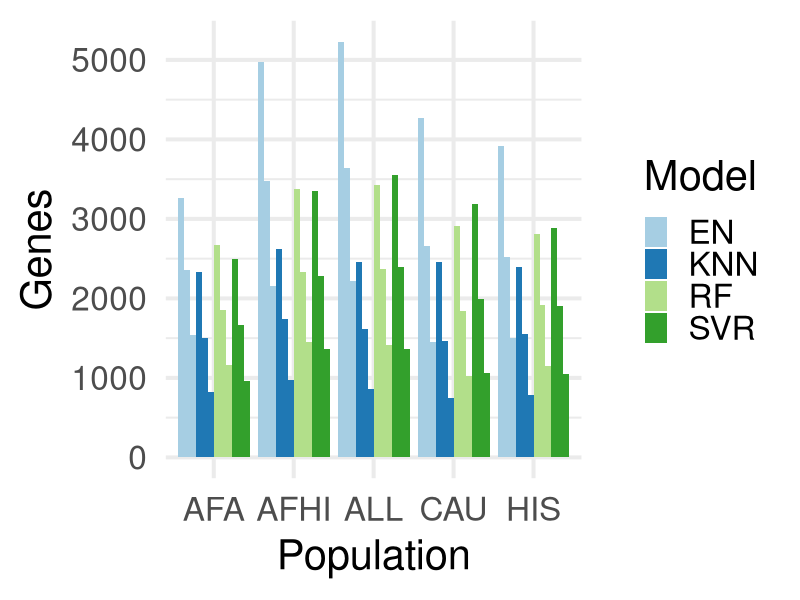
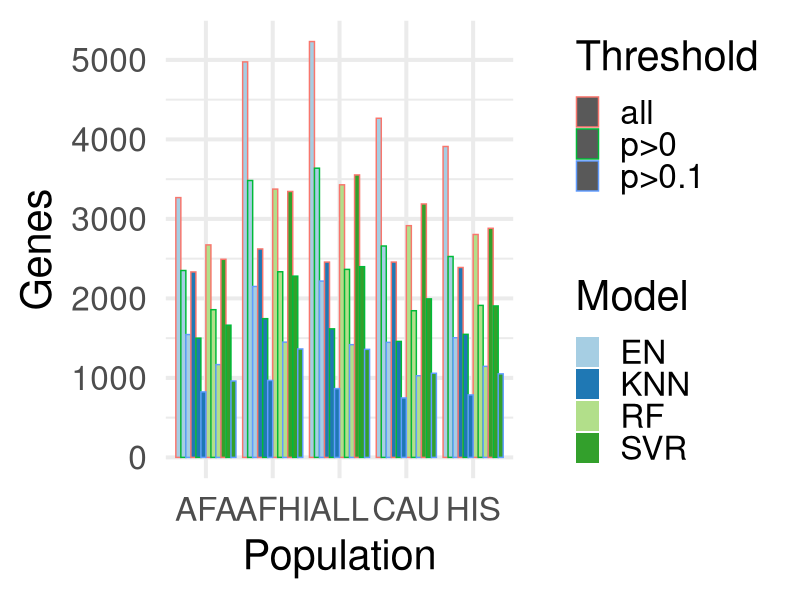
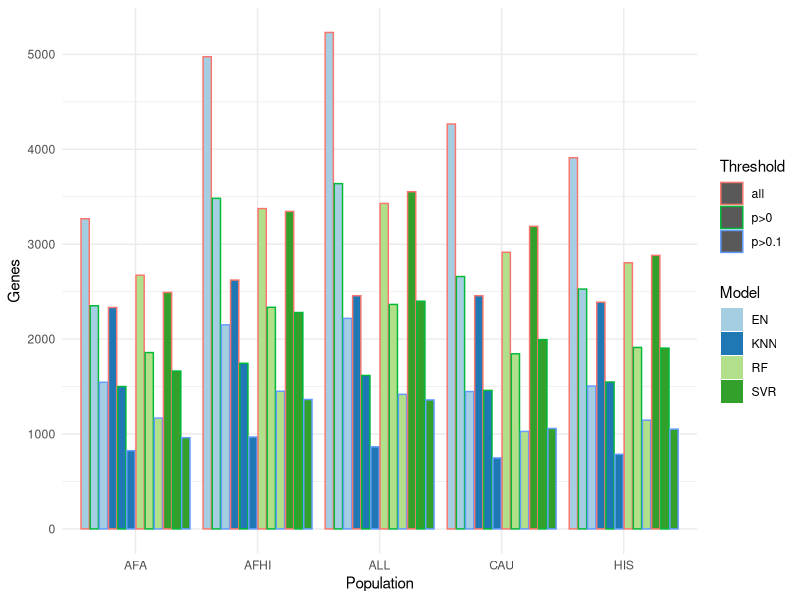
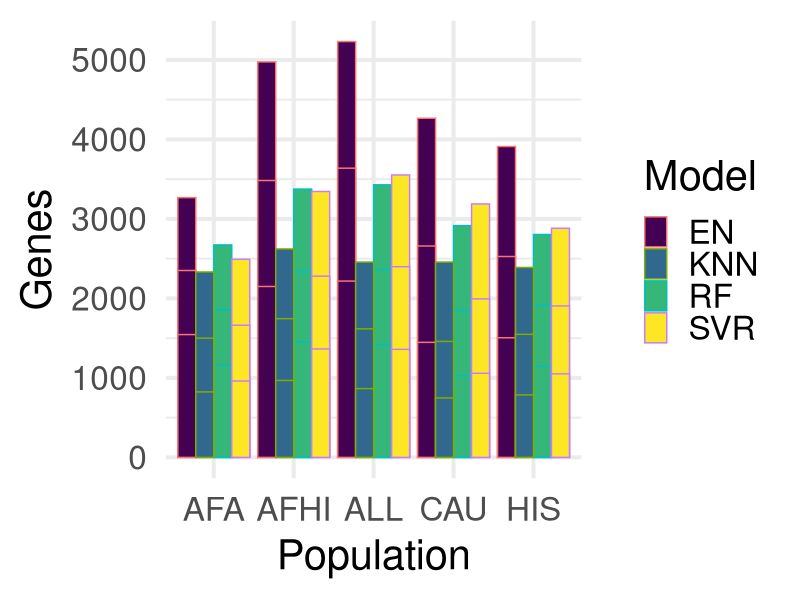
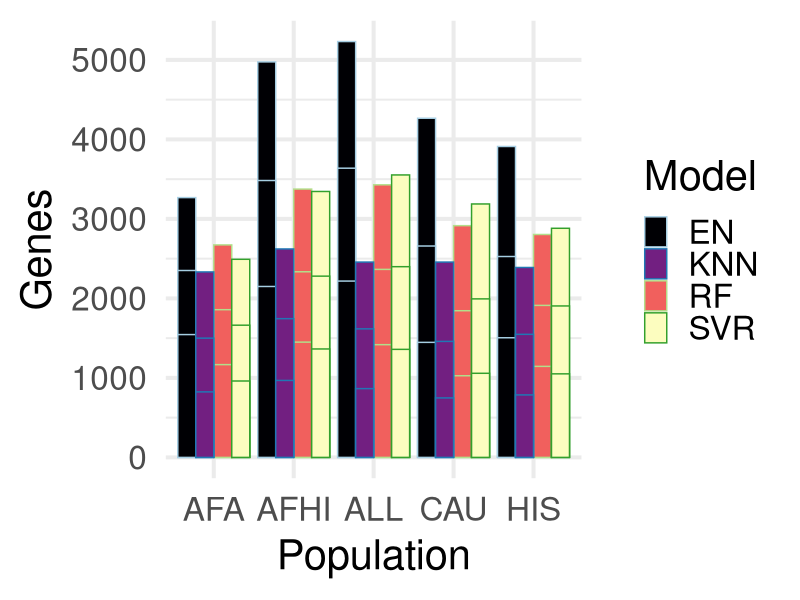
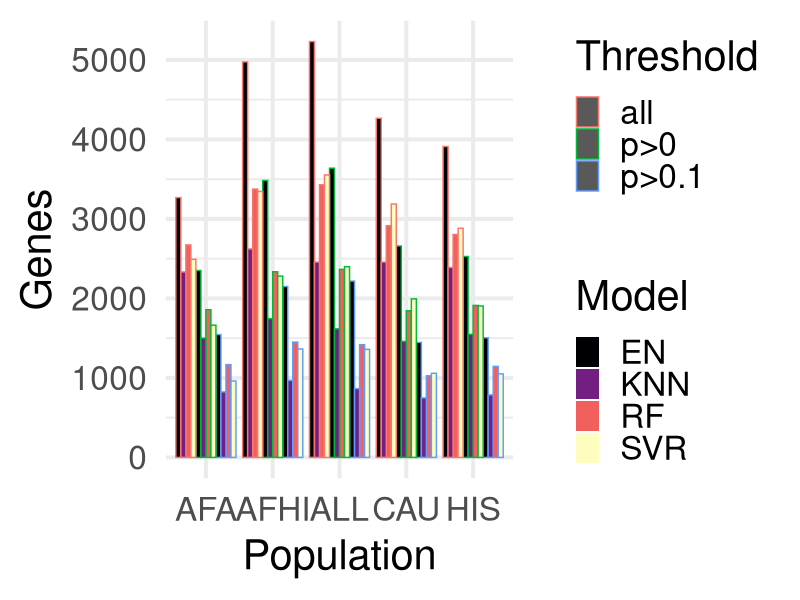
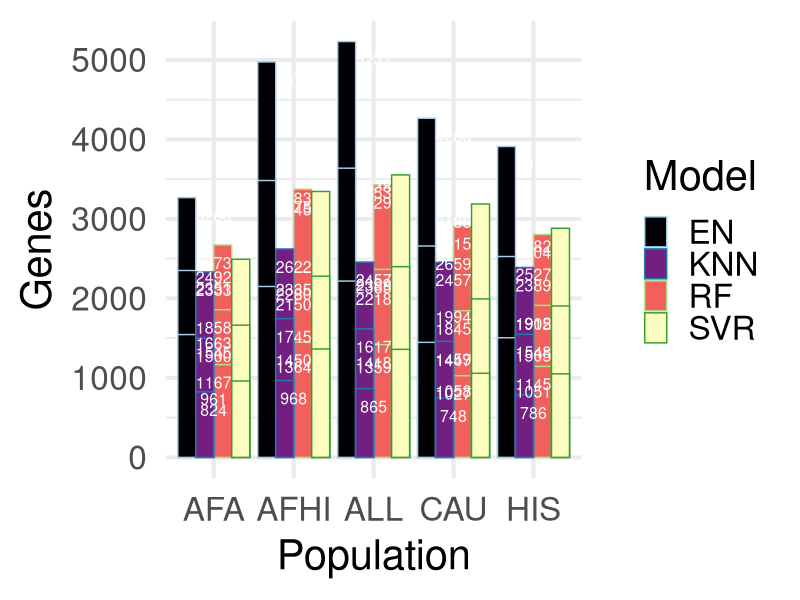
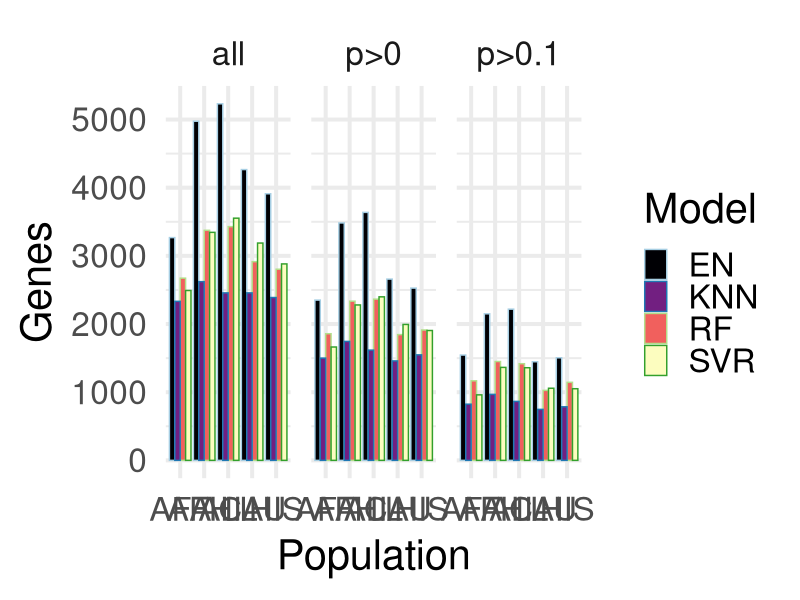

R code for these plots, in order:
model <- c("EN", "EN", "EN", "RF", "RF", "RF", "SVR", "SVR", "SVR", "KNN", "KNN", "KNN")
threshold <- c("all","p>0", "p>0.1")


afa_count <- c(3268, 2351, 1545, 2673, 1858, 1167, 2492, 1663, 961, 2333, 1500, 824)
afa <- data.frame(population=rep("AFA", 12), Model=model, Threshold=rep(threshold, 4), Count=afa_count)

cau_count <- c(4266, 2659, 1447, 2915, 1845, 1027, 3188, 1994, 1058, 2457, 1459, 748)
cau <- data.frame(population=rep("CAU", 12), Model=model, Threshold=rep(threshold, 4), Count=cau_count)

his_count <- c(3911, 2527, 1505, 2804, 1912, 1145, 2882, 1905, 1051, 2389, 1548, 786)
his <- data.frame(population=rep("HIS", 12), Model=model, Threshold=rep(threshold, 4), Count=his_count)

afhi_count <- c(4975, 3483, 2150, 3375, 2335, 1450, 3345, 2280, 1364, 2622, 1745, 968)
afhi <- data.frame(population=rep("AFHI", 12), Model=model, Threshold=rep(threshold, 4), Count=afhi_count)

all_count <- c(5231, 3638, 2218, 3429, 2365, 1418, 3553, 2399, 1359, 2457, 1617, 865)
all <- data.frame(population=rep("ALL", 12), Model=model, Threshold=rep(threshold, 4), Count=all_count)

table2 <- rbind(afa, cau, his, afhi, all)

library(ggplot2)
ggplot(data=table2, aes(x=population, y=Count, fill=Model, shape=Threshold)) +
  geom_bar(stat="identity", position=position_dodge())+
  scale_fill_brewer(palette="Paired")+
  theme_minimal(30) + xlab("Population") + ylab("Genes")

ggplot(data=table2, aes(x=population, y=Count, fill=Model, color=Threshold)) +
  geom_bar(stat="identity", position=position_dodge())+
  scale_fill_brewer(palette="Paired")+
  theme_minimal(30)  + xlab("Population") + ylab("Genes")

ggplot(data=table2, aes(x=population, y=Count, fill=Model, color=Threshold)) +
  geom_bar(stat="identity", position=position_dodge2())+
  scale_fill_brewer(palette="Paired")+
  theme_minimal()  + xlab("Population") + ylab("Genes")

library(viridis)

ggplot(data=table2, aes(x=population, y=Count, color=Model, fill=Model)) +
  geom_bar(stat="identity", position=position_dodge()) +
  scale_fill_brewer(palette="Paired") +
  theme_minimal(30)  + xlab("Population") + ylab("Genes") + scale_fill_viridis(discrete=T)

ggplot(data=table2, aes(x=population, y=Count, colour=Model, fill=Model)) +
  geom_bar(stat="identity", position=position_dodge()) +
  scale_fill_brewer(palette="Paired", aesthetics = "colour") +
  theme_minimal(30)  + xlab("Population") + ylab("Genes") + scale_fill_viridis(discrete=T, option="A")

ggplot(data=table2, aes(x=population, y=Count, colour=Threshold, fill=Model)) +
  geom_bar(stat="identity", position=position_dodge()) +
  scale_fill_brewer(palette="Paired", aesthetics = "fill") +
  theme_minimal(30)  + xlab("Population") + ylab("Genes") + scale_fill_viridis(discrete=T, option="A")


ggplot(data=table2, aes(x=population, y=Count, colour=Model, fill=Model)) +
  geom_bar(stat="identity", position=position_dodge()) +
  scale_fill_brewer(palette="Paired", aesthetics = "colour") +
  theme_minimal(30)  + xlab("Population") + ylab("Genes") + scale_fill_viridis(discrete=T, option="A")+
  geom_text(aes(label=Count), vjust=2, color="white", size=4)


#face wrap

ggplot(data=table2, aes(x=population, y=Count, colour=Model, fill=Model)) +
  geom_bar(stat="identity", position=position_dodge()) +
  scale_fill_brewer(palette="Paired", aesthetics = "colour") +
  theme_minimal(30)  + xlab("Population") + ylab("Genes") + scale_fill_viridis(discrete=T, option="A")+
  facet_wrap(~Threshold)


ggplot(data=table2, aes(x=population, y=Count, colour=Threshold, fill=Threshold)) +
  geom_bar(stat="identity", position=position_dodge()) +
  scale_fill_brewer(palette="Paired", aesthetics = "colour") +
  theme_minimal(30)  + xlab("Population") + ylab("Genes") + scale_fill_viridis(discrete=T, option="D")+
  facet_wrap(~Model)
#width=1300 height=1100


ggplot(data=table2, aes(x=population, y=Count, fill=Threshold)) +
  geom_bar(stat="identity", position=position_dodge()) +
  scale_fill_brewer(palette="Paired", aesthetics = "colour") +
  theme_minimal(30)  + xlab("Population") + ylab("Genes") + scale_fill_viridis(discrete=T, option="A")+
  facet_wrap(~Model) + scale_fill_discrete(name =expression(rho), labels = c("all", ">0", ">0.1"))
#width=1300 height=1100